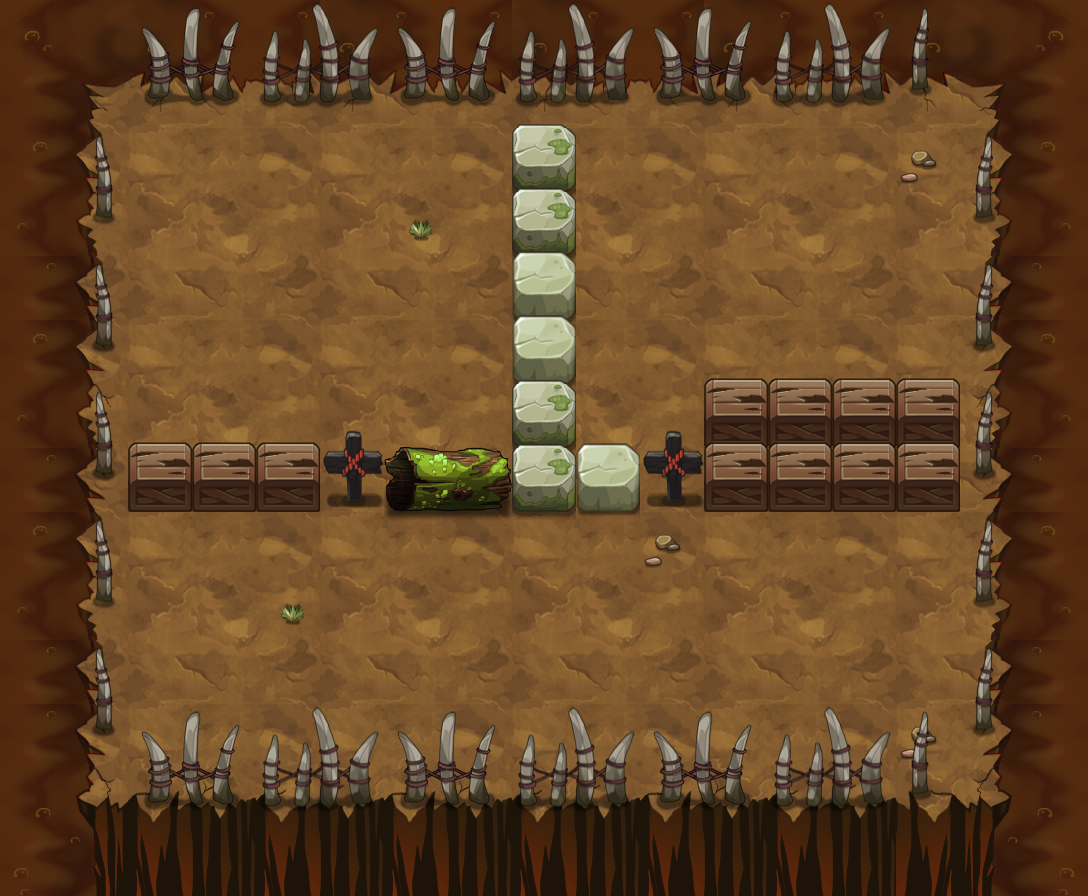

Below is a game level as drawn by its tile map, then a one-line description and the .tmx that defines it (tile-layer data replaced by summaries):
An orthogonal 17x14 tile map with 64x64 px tiles, 12 tile layers (PASS, 块层 2, 块层 5, 块层 3, ...) and 36 objects (32x TRAP, 3x yjsb1, PLAYER).

<map version="1.0" orientation="orthogonal" width="17" height="14" tilewidth="64" tileheight="64">
 <properties>
  <property name="DESTRY1" value="25" />
  <property name="DESTRY2" value="27" />
  <property name="DESTRY_COUNT" value="2" />
  <property name="EXP" value="950" />
  <property name="ITEM" value="D035" />
  <property name="MONEY" value="1425" />
 </properties>
 <tileset firstgid="1" name="yjbl" tilewidth="64" tileheight="64">
  <image source="yjbl-hd.png" width="900" height="1200" />
 </tileset>
 <layer name="PASS" width="17" height="14">
  <data>[238 cells, 132 non-empty, 11 distinct tile ids]</data>
 </layer>
 <layer name="块层 2" width="17" height="14">
  <data>[238 cells, 238 non-empty, 31 distinct tile ids]</data>
 </layer>
 <layer name="块层 5" width="17" height="14">
  <data>[238 cells, 9 non-empty, 4 distinct tile ids]</data>
 </layer>
 <layer name="块层 3" width="17" height="14">
  <data>[238 cells, 65 non-empty, 12 distinct tile ids]</data>
 </layer>
 <layer name="块层 6" width="17" height="14">
  <data>[238 cells, 22 non-empty, 6 distinct tile ids]</data>
 </layer>
 <layer name="SHELTER 11" width="17" height="14">
  <data>[238 cells, 13 non-empty, 5 distinct tile ids]</data>
 </layer>
 <layer name="SHELTER 6" width="17" height="14">
  <data>[238 cells, 13 non-empty, 6 distinct tile ids]</data>
 </layer>
 <layer name="SHELTER 5" width="17" height="14">
  <data>[238 cells, 5 non-empty, 2 distinct tile ids]</data>
 </layer>
 <layer name="SHELTER 4" width="17" height="14">
  <data>[238 cells, 1 non-empty, 1 distinct tile ids]</data>
 </layer>
 <layer name="SHELTER 3" width="17" height="14">
  <data>[238 cells, 1 non-empty, 1 distinct tile ids]</data>
 </layer>
 <layer name="SHELTER 2" width="17" height="14">
  <data>[238 cells, 1 non-empty, 1 distinct tile ids]</data>
 </layer>
 <layer name="SHELTER 1" width="17" height="14">
  <data>[238 cells, 1 non-empty, 1 distinct tile ids]</data>
 </layer>
 <objectgroup name="对象层 1" width="34" height="28">
  <object name="PLAYER" type="PLAYER" x="256" y="128" width="64" height="64" />
  <object name="yjsb1" x="256" y="576" width="64" height="64">
   <properties>
    <property name="buff_type" value="fire_shell" />
    <property name="lua_ai" value="monster_yjsb_ai" />
    <property name="quality" value="yjsb1.quality" />
   </properties>
  </object>
  <object name="mp1" type="TRAP" x="448" y="128" width="64" height="64">
   <properties>
    <property name="trap_ani" value="mp.actor" />
    <property name="trap_floor" value="true" />
    <property name="trap_id" value="0" />
    <property name="trap_script" value="trap_moveto(&quot;PLAYER&quot;, &quot;mp1&quot;,target(&quot;mp2&quot;):getX(),target(&quot;mp2&quot;):getY() );" />
    <property name="trap_sound_id" value="1" />
    <property name="trap_start_mode" value="0" />
    <property name="trap_state" value="open" />
   </properties>
  </object>
  <object name="mp2" type="TRAP" x="576" y="384" width="64" height="64">
   <properties>
    <property name="trap_ani" value="mp.actor" />
    <property name="trap_floor" value="true" />
    <property name="trap_id" value="0" />
    <property name="trap_script" value="trap_moveto(&quot;PLAYER&quot;, &quot;mp2&quot;,target(&quot;mp1&quot;):getX(),target(&quot;mp1&quot;):getY() );" />
    <property name="trap_sound_id" value="1" />
    <property name="trap_start_mode" value="0" />
    <property name="trap_state" value="open" />
   </properties>
  </object>
  <object name="belt_right" type="TRAP" x="128" y="512" width="64" height="64">
   <properties>
    <property name="lua_ai" value="trap_belt_right_ai" />
    <property name="trap_ani" value="belt_right.actor" />
    <property name="trap_floor" value="true" />
   </properties>
  </object>
  <object name="belt_right" type="TRAP" x="192" y="512" width="64" height="64">
   <properties>
    <property name="lua_ai" value="trap_belt_right_ai" />
    <property name="trap_ani" value="belt_right.actor" />
    <property name="trap_floor" value="true" />
   </properties>
  </object>
  <object name="belt_right" type="TRAP" x="256" y="512" width="64" height="64">
   <properties>
    <property name="lua_ai" value="trap_belt_right_ai" />
    <property name="trap_ani" value="belt_right.actor" />
    <property name="trap_floor" value="true" />
   </properties>
  </object>
  <object name="belt_right" type="TRAP" x="320" y="512" width="64" height="64">
   <properties>
    <property name="lua_ai" value="trap_belt_right_ai" />
    <property name="trap_ani" value="belt_right.actor" />
    <property name="trap_floor" value="true" />
   </properties>
  </object>
  <object name="belt_right" type="TRAP" x="384" y="512" width="64" height="64">
   <properties>
    <property name="lua_ai" value="trap_belt_right_ai" />
    <property name="trap_ani" value="belt_right.actor" />
    <property name="trap_floor" value="true" />
   </properties>
  </object>
  <object name="belt_right" type="TRAP" x="448" y="512" width="64" height="64">
   <properties>
    <property name="lua_ai" value="trap_belt_right_ai" />
    <property name="trap_ani" value="belt_right.actor" />
    <property name="trap_floor" value="true" />
   </properties>
  </object>
  <object name="belt_right" type="TRAP" x="512" y="512" width="64" height="64">
   <properties>
    <property name="lua_ai" value="trap_belt_right_ai" />
    <property name="trap_ani" value="belt_right.actor" />
    <property name="trap_floor" value="true" />
   </properties>
  </object>
  <object name="belt_right" type="TRAP" x="576" y="512" width="64" height="64">
   <properties>
    <property name="lua_ai" value="trap_belt_right_ai" />
    <property name="trap_ani" value="belt_right.actor" />
    <property name="trap_floor" value="true" />
   </properties>
  </object>
  <object name="belt_right" type="TRAP" x="640" y="512" width="64" height="64">
   <properties>
    <property name="lua_ai" value="trap_belt_right_ai" />
    <property name="trap_ani" value="belt_right.actor" />
    <property name="trap_floor" value="true" />
   </properties>
  </object>
  <object name="belt_right" type="TRAP" x="704" y="512" width="64" height="64">
   <properties>
    <property name="lua_ai" value="trap_belt_right_ai" />
    <property name="trap_ani" value="belt_right.actor" />
    <property name="trap_floor" value="true" />
   </properties>
  </object>
  <object name="belt_right" type="TRAP" x="768" y="512" width="64" height="64">
   <properties>
    <property name="lua_ai" value="trap_belt_right_ai" />
    <property name="trap_ani" value="belt_right.actor" />
    <property name="trap_floor" value="true" />
   </properties>
  </object>
  <object name="belt_right" type="TRAP" x="832" y="512" width="64" height="64">
   <properties>
    <property name="lua_ai" value="trap_belt_right_ai" />
    <property name="trap_ani" value="belt_right.actor" />
    <property name="trap_floor" value="true" />
   </properties>
  </object>
  <object name="belt_right" type="TRAP" x="896" y="512" width="64" height="64">
   <properties>
    <property name="lua_ai" value="trap_belt_right_ai" />
    <property name="trap_ani" value="belt_right.actor" />
    <property name="trap_floor" value="true" />
   </properties>
  </object>
  <object name="belt_left" type="TRAP" x="128" y="640" width="64" height="64">
   <properties>
    <property name="lua_ai" value="trap_belt_left_ai" />
    <property name="trap_ani" value="belt_left.actor" />
    <property name="trap_floor" value="true" />
   </properties>
  </object>
  <object name="belt_left" type="TRAP" x="192" y="640" width="64" height="64">
   <properties>
    <property name="lua_ai" value="trap_belt_left_ai" />
    <property name="trap_ani" value="belt_left.actor" />
    <property name="trap_floor" value="true" />
   </properties>
  </object>
  </objectgroup>
</map>
<!-- 17 of 36 objects omitted -->
